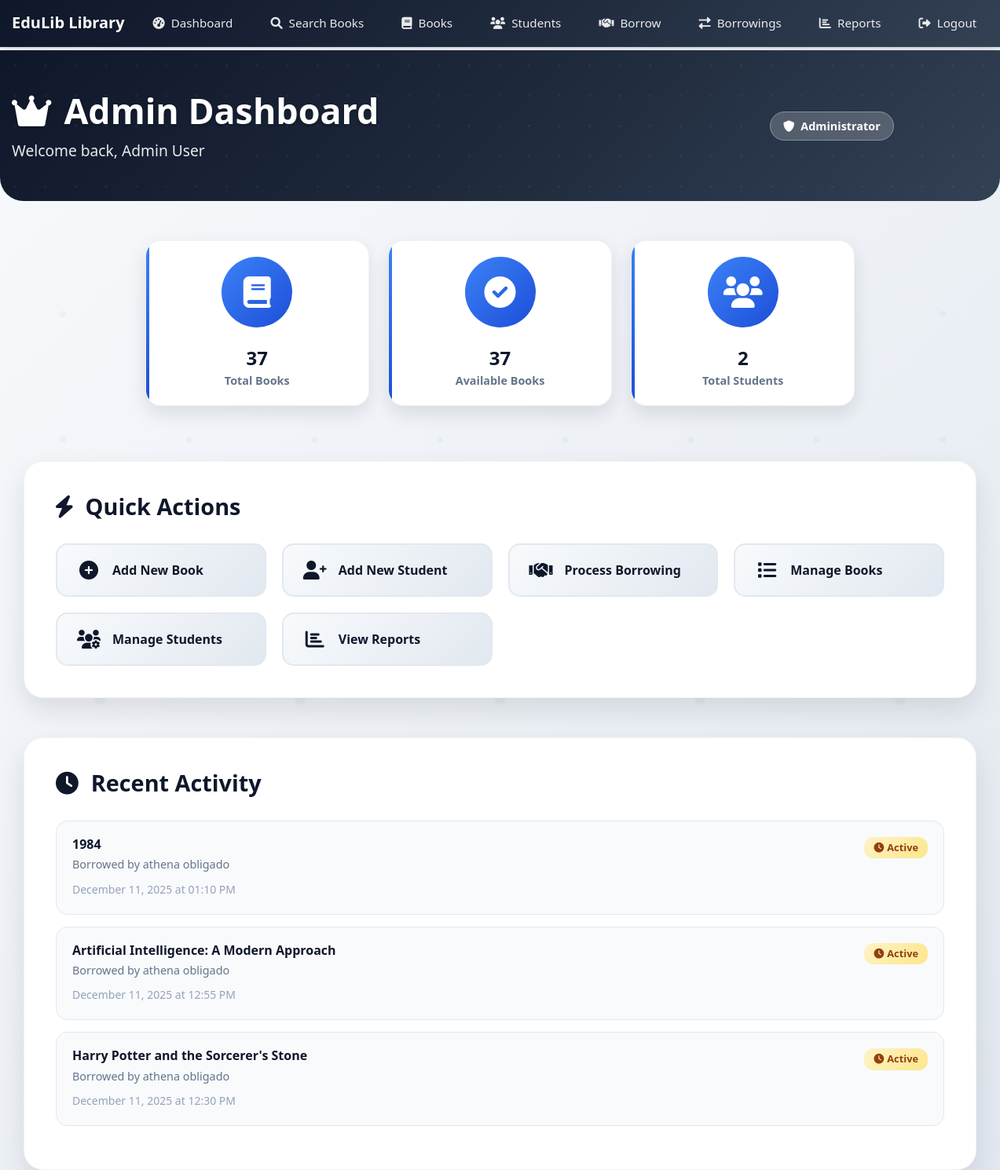
Screenshot of /dashboard (signed in) with the database file from the repository.
### app/models.py (models this page shows, shortened)
class Student(UserMixin, db.Model):
    id = db.Column(db.Integer, primary_key=True)
    email = db.Column(db.String(120), unique=True, nullable=False)
    password_hash = db.Column(db.String(128))
    full_name = db.Column(db.String(100), nullable=False)
    class_name = db.Column(db.String(50), nullable=False)
    school = db.Column(db.String(100), nullable=False)
    contact = db.Column(db.String(100))
    is_admin = db.Column(db.Boolean, default=False)
    borrowings = db.relationship('Borrowing', backref='student', lazy=True)

class Borrowing(db.Model):
    id = db.Column(db.Integer, primary_key=True)
    student_id = db.Column(db.Integer, db.ForeignKey('student.id'), nullable=False)
    book_id = db.Column(db.Integer, db.ForeignKey('book.id'), nullable=False)
    borrow_date = db.Column(db.DateTime, nullable=False, default=datetime.utcnow)
    due_date = db.Column(db.DateTime, nullable=False)
    return_date = db.Column(db.DateTime)
    status = db.Column(db.String(20), nullable=False, default='borrowed')

class Book(db.Model):
    id = db.Column(db.Integer, primary_key=True)
    isbn = db.Column(db.String(13), unique=True, nullable=False)
    title = db.Column(db.String(200), nullable=False)
    author = db.Column(db.String(100), nullable=False)
    genre = db.Column(db.String(50))
    quantity = db.Column(db.Integer, nullable=False, default=1)
    available_quantity = db.Column(db.Integer, nullable=False, default=1)
    borrowings = db.relationship('Borrowing', backref='book', lazy=True)

### app/routes.py (the view, shortened to what this page needs)
@bp.route('/dashboard')
@login_required
def dashboard():
    if current_user.is_admin:
        total_books = Book.query.count()
        available_books_count = Book.query.filter(Book.available_quantity > 0).count()
        total_students = Student.query.count()
        active_borrowings = Borrowing.query.filter(Borrowing.status == 'borrowed').count()
        overdue_books = Borrowing.query.filter(Borrowing.status == 'borrowed', Borrowing.due_date < datetime.utcnow()).count()
        recent_borrowings = Borrowing.query.order_by(Borrowing.borrow_date.desc()).limit(10).all()
        return render_template('admin_dashboard.html',
                               total_books=total_books,
                               available_books_count=available_books_count,
                               total_students=total_students,
                               active_borrowings=active_borrowings,
                               overdue_books=overdue_books,
                               recent_borrowings=recent_borrowings)

### app/__init__.py (called while the page is built)
@login_manager.user_loader
def load_user(user_id):
    from .models import Student
    return Student.query.get(int(user_id))

### app/templates/admin_dashboard.html (shortened to what this page needs)
{% extends "base.html" %}
{% block content %}
<div class="admin-header">
    <div class="container">
        <div class="row align-items-center">
            <div class="col-lg-8">
                <h1><i class="fas fa-crown me-3"></i>Admin Dashboard</h1>
                <p>Welcome back, {{ current_user.full_name }}</p>
            </div>
            <div class="col-lg-4 text-center">
                <span class="admin-badge">
                    <i class="fas fa-shield-alt me-2"></i>Administrator
                </span>
            </div>
        </div>
    </div>
</div>
<div class="container">
    <div class="stats-grid">
        <div class="row justify-content-center">
            <div class="col-lg-3 col-md-6">
                <div class="stats-card">
                    <div class="icon-wrapper">
                        <i class="fas fa-book"></i>
                    </div>
                    <h2>{{ total_books }}</h2>
                    <p>Total Books</p>
                </div>
            </div>
            <div class="col-lg-3 col-md-6">
                <div class="stats-card">
                    <div class="icon-wrapper">
                        <i class="fas fa-check-circle"></i>
                    </div>
                    <h2>{{ available_books_count }}</h2>
                    <p>Available Books</p>
                </div>
            </div>
            <div class="col-lg-3 col-md-6">
                <div class="stats-card">
                    <div class="icon-wrapper">
                        <i class="fas fa-users"></i>
                    </div>
                    <h2>{{ total_students }}</h2>
                    <p>Total Students</p>
                </div>
            </div>
        </div>
    </div>
    <div class="quick-actions-section">
        <h3><i class="fas fa-bolt me-3"></i>Quick Actions</h3>
        <div class="action-buttons">
            <a href="{{ url_for('main.add_book') }}" class="action-btn">
                <i class="fas fa-plus-circle"></i>
                <span>Add New Book</span>
            </a>
            <a href="{{ url_for('main.add_student') }}" class="action-btn">
                <i class="fas fa-user-plus"></i>
                <span>Add New Student</span>
            </a>
            <a href="{{ url_for('main.borrow') }}" class="action-btn">
                <i class="fas fa-handshake"></i>
                <span>Process Borrowing</span>
            </a>
            <a href="{{ url_for('main.books') }}" class="action-btn">
                <i class="fas fa-list"></i>
                <span>Manage Books</span>
            </a>
            <a href="{{ url_for('main.students') }}" class="action-btn">
                <i class="fas fa-users-cog"></i>
                <span>Manage Students</span>
            </a>
            <a href="{{ url_for('main.reports') }}" class="action-btn">
                <i class="fas fa-chart-bar"></i>
                <span>View Reports</span>
            </a>
        </div>
    </div>
    <div class="recent-activity-section">
        <h3><i class="fas fa-clock me-3"></i>Recent Activity</h3>
        {% if recent_borrowings %}
            {% for borrowing in recent_borrowings[:8] %}
                <div class="activity-item">
                    <div class="d-flex justify-content-between align-items-start">
                        <div class="flex-grow-1">
                            <h6>{{ borrowing.book.title }}</h6>
                            <p>Borrowed by {{ borrowing.student.full_name }}</p>
                            <small>{{ borrowing.borrow_date.strftime('%B %d, %Y at %I:%M %p') }}</small>
                        </div>
                        <span class="activity-status {{ 'active' if borrowing.status == 'borrowed' else 'returned' }}">
                            {% if borrowing.status == 'borrowed' %}
                                <i class="fas fa-clock me-1"></i>Active
                            {% else %}
                                <i class="fas fa-check me-1"></i>Returned
                            {% endif %}
                        </span>
                    </div>
                </div>
            {% endfor %}
        {% else %}
            <div class="no-activity">
                <i class="fas fa-inbox"></i>
                <h5>No Recent Activity</h5>
                <p>Recent borrowing activities will appear here.</p>
            </div>
        {% endif %}
    </div>
</div>
{% endblock %}

### app/templates/base.html (style rules this page uses)
body { font-family: 'Segoe UI', Tahoma, Geneva, Verdana, sans-serif; background: linear-gradient(135deg, #f8fafc 0%, #e2e8f0 100%); min-height: 100vh; position: relative; }
body::before { content: ''; position: fixed; top: 0; left: 0; width: 100%; height: 100%; pointer-events: none; z-index: -1; }
.container { max-width: 100%; padding-left: 15px; padding-right: 15px; }

### app/templates/admin_dashboard.html (style rules this page uses)
.admin-header { background: linear-gradient(135deg, #0f172a 0%, #1e293b 50%, #334155 100%); color: white; padding: 50px 0; margin: -20px -15px 50px -15px; border-radius: 0 0 30px 30px; position: relative; overflow: hidden; }
.admin-header::before { content: ''; position: absolute; top: 0; left: 0; right: 0; bottom: 0; pointer-events: none; }
.admin-header h1 { font-size: 2.8rem; font-weight: 700; margin-bottom: 10px; text-shadow: 0 2px 4px rgba(0,0,0,0.3); }
.admin-header p { font-size: 1.2rem; opacity: 0.9; margin-bottom: 0; }
.admin-badge { background: rgba(255,255,255,0.2); color: white; padding: 8px 16px; border-radius: 20px; font-size: 0.9rem; font-weight: 600; backdrop-filter: blur(10px); border: 1px solid rgba(255,255,255,0.3); }
.stats-grid { margin-bottom: 50px; }
.stats-card { background: white; border-radius: 20px; padding: 20px 15px; text-align: center; box-shadow: 0 10px 25px rgba(0,0,0,0.1); border: 1px solid rgba(0,0,0,0.05); transition: all 0.3s ease; position: relative; overflow: hidden; margin-bottom: 20px; }
.stats-card::before { content: ''; position: absolute; top: 0; left: 0; width: 4px; height: 100%; background: linear-gradient(135deg, #3b82f6, #1d4ed8); }
.stats-card .icon-wrapper { width: 90px; height: 90px; border-radius: 50%; display: flex; align-items: center; justify-content: center; margin: 0 auto 25px; font-size: 2.5rem; position: relative; }
.stats-card .icon-wrapper::before { content: ''; position: absolute; inset: -5px; border-radius: 50%; background: linear-gradient(135deg, rgba(59, 130, 246, 0.2), rgba(29, 78, 216, 0.2)); z-index: -1; }
.stats-card:nth-child(1) .icon-wrapper { background: linear-gradient(135deg, #3b82f6, #1d4ed8); color: white; }
.stats-card h2 { font-size: 1.5rem; font-weight: 700; color: #0f172a; margin-bottom: 3px; }
.stats-card p { color: #64748b; font-size: 0.9rem; font-weight: 600; margin-bottom: 0; }
.quick-actions-section { background: white; border-radius: 25px; padding: 40px; box-shadow: 0 15px 35px rgba(0,0,0,0.1); border: 1px solid rgba(0,0,0,0.05); margin-bottom: 50px; }
.quick-actions-section h3 { color: #0f172a; font-weight: 700; margin-bottom: 30px; font-size: 1.8rem; }
.action-buttons { display: grid; grid-template-columns: repeat(auto-fit, minmax(250px, 1fr)); gap: 20px; }
.action-btn { background: linear-gradient(135deg, #f8fafc, #e2e8f0); border: 2px solid #e2e8f0; color: #0f172a; padding: 20px 25px; border-radius: 15px; text-decoration: none; transition: all 0.3s ease; display: flex; align-items: center; font-weight: 600; font-size: 1rem; }
.action-btn i { font-size: 1.5rem; margin-right: 15px; width: 30px; text-align: center; }
.recent-activity-section { background: white; border-radius: 25px; padding: 40px; box-shadow: 0 15px 35px rgba(0,0,0,0.1); border: 1px solid rgba(0,0,0,0.05); }
.recent-activity-section h3 { color: #0f172a; font-weight: 700; margin-bottom: 30px; font-size: 1.8rem; }
.activity-item { background: #f8fafc; border-radius: 15px; padding: 20px; margin-bottom: 15px; border: 1px solid #e2e8f0; transition: all 0.3s ease; }
.activity-item h6 { color: #0f172a; font-weight: 600; margin-bottom: 5px; font-size: 1rem; }
.activity-item p { color: #64748b; font-size: 0.9rem; margin-bottom: 8px; }
.activity-item small { color: #94a3b8; font-weight: 500; }
.activity-status { float: right; padding: 4px 12px; border-radius: 12px; font-size: 0.8rem; font-weight: 600; }
.activity-status.active { background: linear-gradient(135deg, #fef3c7, #fde68a); color: #92400e; }

### rows the page displays
Student: full_name "Admin User"
Borrowing: book "1984", student.full_name "athena obligado", borrow_date "December 11, 2025 at 01:10 PM", status "borrowed" (drawn)
Borrowing: book "Artificial Intelligence: A Modern Approach", student.full_name "athena obligado", borrow_date "December 11, 2025 at 12:55 PM", status "borrowed" (drawn)
Borrowing: book "Harry Potter and the Sorcerer's Stone", student.full_name "athena obligado", borrow_date "December 11, 2025 at 12:30 PM", status "borrowed" (drawn)

### other values shown
{{ total_books }} "37"
{{ available_books_count }} "37"
{{ total_students }} "2"
